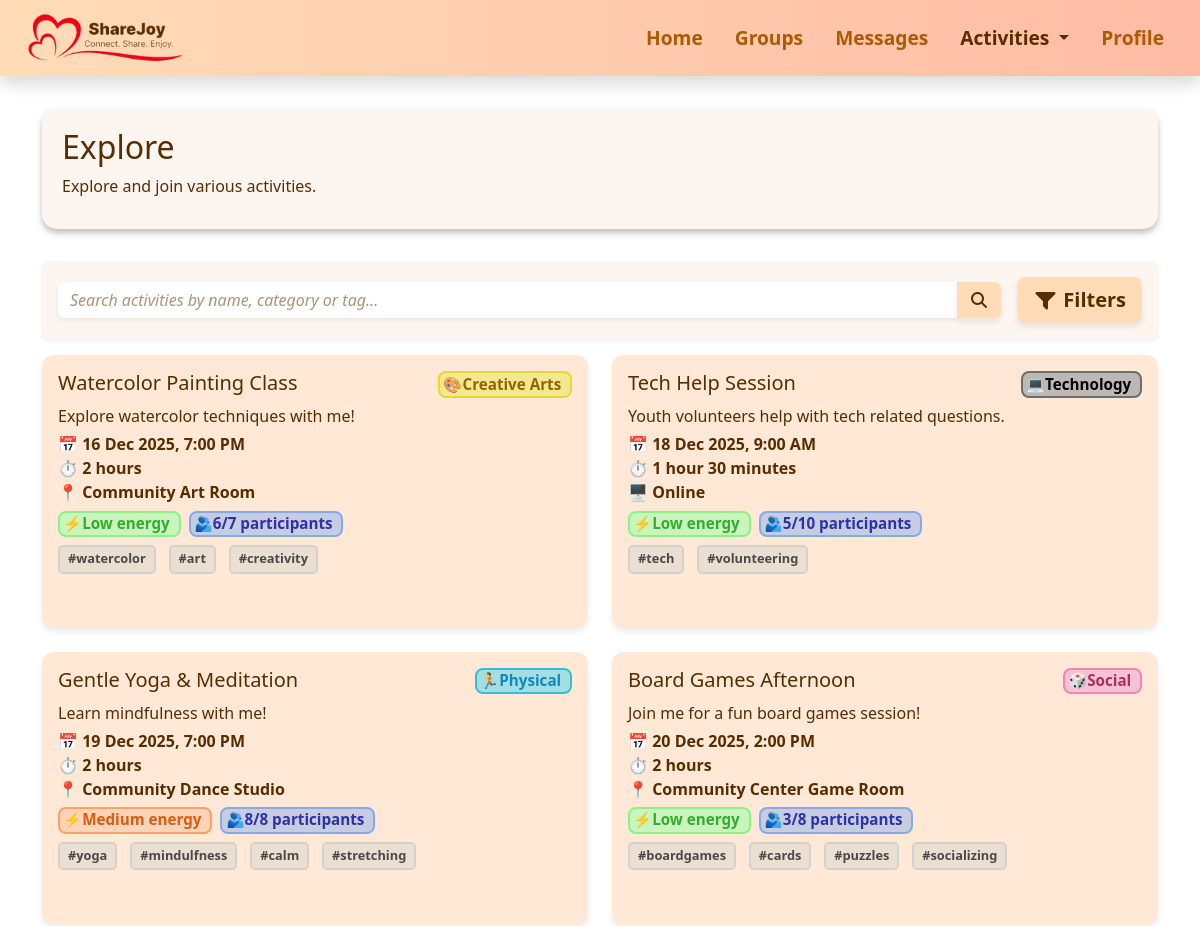
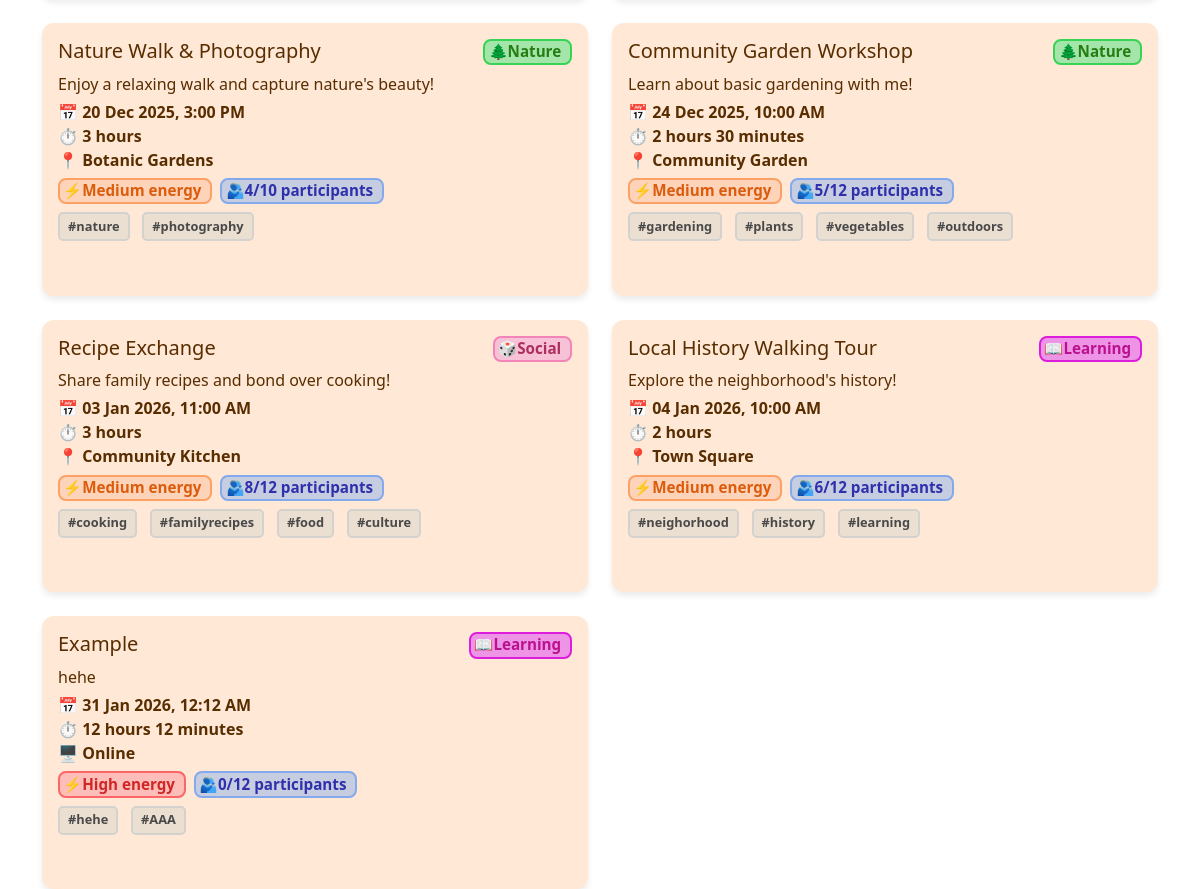
/explore, run on the app's committed database (2 pictures, top to bottom).
### activities.py (models this page shows)
class Activity(db.Model):
    id = db.Column(db.Integer, primary_key=True)
    name = db.Column(db.String(100))
    description = db.Column(db.Text)
    date = db.Column(db.String(20))
    time = db.Column(db.String(10))
    duration_hours = db.Column(db.Integer)
    duration_minutes = db.Column(db.Integer)
    format_type = db.Column(db.String(20))
    location = db.Column(db.String(100))
    type = db.Column(db.String(50))
    energy = db.Column(db.String(10))
    max_participants = db.Column(db.Integer)
    participants = db.Column(db.Integer)
    tags = db.Column(db.String(200))
    creator = db.Column(db.String(50))

### app.py (the view)
@app.route("/explore")
def explore():
    query = Activity.query
    search = request.args.get("search")
    if search:
        query = query.filter(
            (Activity.name.ilike(f"%{search}%")) |
            (Activity.type.ilike(f"%{search}%")) |
            (Activity.tags.ilike(f"%{search}%"))
        )
    category = request.args.get("category")
    if category:
        query = query.filter_by(type=category)
    energy = request.args.get("energy")
    if energy:
        query = query.filter_by(energy=energy)
    format_type = request.args.get("format")
    if format_type:
        query = query.filter_by(format_type=format_type)
    activities = query.order_by(Activity.date.asc()).all()
    for a in activities:
        a.tags = a.tags.split(",") if a.tags else []
        try:
            parsed_date = datetime.strptime(a.date, "%Y-%m-%d")
        except ValueError:
            parsed_date = datetime.strptime(a.date, "%d %b %Y")
        a.display_date = parsed_date.strftime("%d %b %Y")
        try:
            parsed_time = datetime.strptime(a.time, "%H:%M")
        except ValueError:
            parsed_time = datetime.strptime(a.time, "%I:%M %p")
        a.display_time = parsed_time.strftime("%I:%M %p").lstrip("0")
    return render_template("explore.html", activities=activities)

### templates/explore.html (shortened to what this page needs)
{% extends "base.html" %}
{% block extra_css %}
<link rel="stylesheet" href="{{ url_for('static', filename='css/activities.css') }}">
<link rel="stylesheet" href="{{ url_for('static', filename='css/explore.css') }}">
{% endblock %}
{% block content %}
<div class="section-box d-flex flex-column flex-md-row justify-content-between align-items-start align-items-md-center">
    <div>
        <h1>Explore</h1>
        <p>Explore and join various activities.</p>
    </div>
</div>
<div class="p-3 mb-3 rounded shadow-sm box1">
    <div class="d-flex flex-column flex-md-row align-items-start align-items-md-center gap-2">
        <form method="get" class="flex-grow-1 mb-2 mb-md-0 box2 rounded">
            <div class="input-group">
                <input type="text" name="search" class="form-control shadow-sm searchbar"
                    placeholder="Search activities by name, category or tag..."
                    value="{{ request.args.get('search', '') }}">
                <button class="btn search-btn" type="submit">
                    <i class="fa-solid fa-magnifying-glass"></i>
                </button>
            </div>
        </form>
        <button id="toggle-filters" class="btn btn-lg fw-semibold mt-2 mt-md-0 ms-md-2">
            <i class="fa-solid fa-filter"></i> Filters
        </button>
    </div>
</div>
<div class="row g-4">
    {% if activities %}
    {% for activity in activities %}
    <div class="col-md-6">
        <div class="activity-card position-relative h-100">
            <div class="d-flex flex-column flex-sm-row justify-content-between align-items-start spacing">
                <h5 class="mb-0">{{ activity.name }}</h5>
                {% if activity.type == 'Creative Arts' %}
                <span class="badge badge-creativearts category-badge mb-2 mb-sm-0">🎨Creative Arts</span>
                {% elif activity.type == 'Social' %}
                <span class="badge badge-social category-badge mb-2 mb-sm-0">🎲Social</span>
                {% elif activity.type == 'Learning' %}
                <span class="badge badge-learning category-badge mb-2 mb-sm-0">📖Learning</span>
                {% elif activity.type == 'Physical' %}
                <span class="badge badge-physical category-badge mb-2 mb-sm-0">🏃Physical</span>
                {% elif activity.type == 'Nature' %}
                <span class="badge badge-nature category-badge mb-2 mb-sm-0">🌲Nature</span>
                {% elif activity.type == 'Technology' %}
                <span class="badge badge-technology category-badge mb-2 mb-sm-0">💻Technology</span>
                {% endif %}
            </div>
            <p>{{ activity.description }}</p>
            <div class="row fw-semibold spacing">
                <div class="col-12">
                    📅 {{ activity.display_date }}, {{ activity.display_time }}
                </div>
                <div class="col-12">⏱
                    {% set h = activity.duration_hours %}
                    {% set m = activity.duration_minutes %}
                    {% if h and m %}
                    {{ h }} hour{% if h > 1 %}s{% endif %} {{ m }} minute{% if m > 1 %}s{% endif %}
                    {% elif h %}
                    {{ h }} hour{% if h > 1 %}s{% endif %}
                    {% elif m %}
                    {{ m }} minute{% if m > 1 %}s{% endif %}
                    {% else %}
                    0 minutes
                    {% endif %}
                </div>
                <div class="col-12">
                    {% if activity.format_type|lower == 'online' %}
                    🖥️ Online
                    {% else %}
                    📍 {{ activity.location }}
                    {% endif %}
                </div>
            </div>
            <div class="d-flex flex-wrap gap-2 spacing">
                <span class="badge
                        {% if activity.energy == 'Low' %}energy-low
                        {% elif activity.energy == 'Medium' %}energy-medium
                        {% elif activity.energy == 'High' %}energy-high
                        {% endif %}">
                    ⚡{{ activity.energy }} energy
                </span>
                <span class="badge participants">🫂{{ activity.participants }}/{{ activity.max_participants }}
                    participants</span>
            </div>
            <div class="activity-tags spacing">
                {% for tag in activity.tags %}
                <span>#{{ tag }}</span>
                {% endfor %}
            </div>
        </div>
    </div>
    {% endfor %}
    {% else %}
    <div class="col-12">
        <div class="alert alert-info text-center fw-semibold">
            No activities found.
        </div>
    </div>
    {% endif %}
</div>
{% endblock %}

### static/css/base.css (style rules this page uses)
.section-box { width: 100%; min-height: 100px; color: #582D00; background-color: #FDF6F0; box-shadow: 0 4px 6px rgba(0, 0, 0, 0.256); padding-top: 20px; padding-bottom: 15px; padding-left: 20px; padding-right: 20px; margin: 2rem auto; border-radius: 15px; }
h1 { font-size: 2rem; }
body { color: #582D00; }
.form-control, .form-select { background-color: #FDFAF7; border: none; box-shadow: 0 4px 6px rgba(0, 0, 0, 0.08); }
.form-control::placeholder, .form-select::placeholder, .form-select option[value=""], .form-control.is-placeholder[type="date"], .form-control.is-placeholder[type="time"], .form-select:has(option[value=""]:checked) { font-style: italic; color: #AA937B; }
input, textarea { color: #582D00 !important; }
#toggle-filters { background-color: #FFDCB7; color: #582D00; border: none; box-shadow: 0 4px 6px rgba(0, 0, 0, 0.08); }
input::placeholder { font-style: italic; color: #582D00; }
.search-btn { background-color: #FFDCB7; color: #582D00; border: none; box-shadow: 0 4px 6px rgba(0, 0, 0, 0.08); font-weight: 600; }
.searchbar { background-color: transparent !important; border: none !important; }
.box2 { background-color: #FFFFFF; color: #582D00; }
.box1 { background-color: #FDF6F0; color: #582D00; }

### static/css/activities.css (style rules this page uses)
.activity-card { background: #ffe8d6; border-radius: 12px; padding: 1rem; margin-bottom: 1.8rem; box-shadow: 0 4px 6px rgba(0, 0, 0, 0.08); transition: transform 0.2s, box-shadow 0.2s; }
.activity-card p { margin-bottom: 0.25rem; }
.spacing { margin-bottom: 0.4rem; }
.badge { font-size: 0.8rem; padding: 0.2rem 0.55rem 0.25rem 0.2rem; border-radius: 8px; font-weight: 600; }
.badge-creativearts { background: #F3E892; border: 2px solid #E8D72D; color: #956400; }
.badge-social { background: #F8C2D6; border: 2px solid #F284B8; color: #AC2E5F; }
.badge-learning { background: #EE94E7; border: 2px solid #DC1EDC; color: #BA118D; }
.badge-physical { background: #A4DDE2; border: 2px solid #38BED1; color: #0D8AC0; }
.badge-nature { background: #A4E6AA; border: 2px solid #38D255; color: #267D13; }
.badge-technology { background: #BCB8B4; border: 2px solid #6E6D6C; color: #000; }
.energy-low { background: #C9F4BE; border: 2px solid #8AF183; color: #35AC2E; }
.energy-medium { background: #FDD4B9; border: 2px solid #FDA066; color: #DC5C0D; }
.energy-high { background: #FDBDB9; border: 2px solid #FD6666; color: #D12626; }
.activity-tags span { background: #EBDFD2; border: 2px solid #D4D2CF; padding: 0.15rem 0.5rem 0.2rem; font-size: 0.8rem; color: #494949; margin: 0 0.3rem 0.2rem 0; font-weight: 600; border-radius: 5px; }
.activity-tags { display: flex; flex-wrap: wrap; gap: 0.5rem; margin-top: 0.5rem; }
.participants { background: #C7CDE0; border: 2px solid #85A9ED; color: #2E30AC; }

### static/css/explore.css (style rules this page uses)
.badge { font-size: 0.95rem; }

### data on the page
Activity: name "Watercolor Painting Class", type "🎨Creative Arts", description "Explore watercolor techniques with me!", display_date "16 Dec 2025", display_time "7:00 PM", duration_hours "2", location "Community Art Room", energy "Low", participants "6", max_participants "7", tags "watercolor" "art" "creativity"
Activity: name "Tech Help Session", type "💻Technology", description "Youth volunteers help with tech related questions.", display_date "18 Dec 2025", display_time "9:00 AM", duration_hours "1", duration_minutes "30", format_type "🖥️ Online", energy "Low", participants "5", max_participants "10", tags "tech" "volunteering"
Activity: name "Gentle Yoga & Meditation", type "🏃Physical", description "Learn mindfulness with me!", display_date "19 Dec 2025", display_time "7:00 PM", duration_hours "2", location "Community Dance Studio", energy "Medium", participants "8", max_participants "8", tags "yoga" "mindulfness" "calm" "stretching"
Activity: name "Board Games Afternoon", type "🎲Social", description "Join me for a fun board games session!", display_date "20 Dec 2025", display_time "2:00 PM", duration_hours "2", location "Community Center Game Room", energy "Low", participants "3", max_participants "8", tags "boardgames" "cards" "puzzles" "socializing"
Activity: name "Nature Walk & Photography", type "🌲Nature", description "Enjoy a relaxing walk and capture nature's beauty!", display_date "20 Dec 2025", display_time "3:00 PM", duration_hours "3", location "Botanic Gardens", energy "Medium", participants "4", max_participants "10", tags "nature" "photography"
Activity: name "Community Garden Workshop", type "🌲Nature", description "Learn about basic gardening with me!", display_date "24 Dec 2025", display_time "10:00 AM", h "2", duration_minutes "30", location "Community Garden", energy "Medium", participants "5", max_participants "12", tags "gardening" "plants" "vegetables" "outdoors"
Activity: name "Recipe Exchange", type "🎲Social", description "Share family recipes and bond over cooking!", display_date "03 Jan 2026", display_time "11:00 AM", duration_hours "3", location "Community Kitchen", energy "Medium", participants "8", max_participants "12", tags "cooking" "familyrecipes" "food" "culture"
Activity: name "Local History Walking Tour", type "📖Learning", description "Explore the neighborhood's history!", display_date "04 Jan 2026", display_time "10:00 AM", duration_hours "2", location "Town Square", energy "Medium", participants "6", max_participants "12", tags "neighorhood" "history" "learning"
Activity: name "Example", type "📖Learning", description "hehe", display_date "31 Jan 2026", display_time "12:12 AM", h "12", m "12", format_type "🖥️ Online", energy "High", participants "0", max_participants "12", tags "hehe" "AAA"
